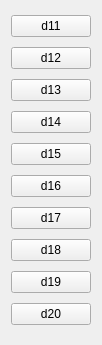
   <widget class="QWidget" name="layoutWidget">
    <property name="geometry">
     <rect>
      <x>450</x>
      <y>490</y>
      <width>95</width>
      <height>345</height>
     </rect>
    </property>
    <layout class="QVBoxLayout" name="GroupD2">
     <item>
      <widget class="QPushButton" name="pb71">
       <property name="text">
        <string>d11</string>
       </property>
      </widget>
     </item>
     <item>
      <widget class="QPushButton" name="pb72">
       <property name="text">
        <string>d12</string>
       </property>
      </widget>
     </item>
     <item>
      <widget class="QPushButton" name="pb73">
       <property name="text">
        <string>d13</string>
       </property>
      </widget>
     </item>
     <item>
      <widget class="QPushButton" name="pb74">
       <property name="text">
        <string>d14</string>
       </property>
      </widget>
     </item>
     <item>
      <widget class="QPushButton" name="pb75">
       <property name="text">
        <string>d15</string>
       </property>
      </widget>
     </item>
     <item>
      <widget class="QPushButton" name="pb76">
       <property name="text">
        <string>d16</string>
       </property>
      </widget>
     </item>
     <item>
      <widget class="QPushButton" name="pb77">
       <property name="text">
        <string>d17</string>
       </property>
      </widget>
     </item>
     <item>
      <widget class="QPushButton" name="pb78">
       <property name="text">
        <string>d18</string>
       </property>
      </widget>
     </item>
     <item>
      <widget class="QPushButton" name="pb79">
       <property name="text">
        <string>d19</string>
       </property>
      </widget>
     </item>
     <item>
      <widget class="QPushButton" name="pb80">
       <property name="text">
        <string>d20</string>
       </property>
      </widget>
     </item>
    </layout>
   </widget>
